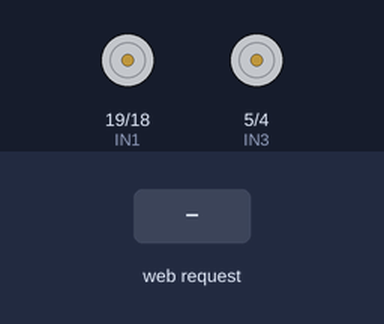
Bench run of a sketch on a simulated ESP32. Shown: motor-driver pin pairs drawn as motors (green arrow = first pin HIGH = forward, orange = second pin HIGH = backward, longer = more drive, scaled by the enable pin). The test bench sets the inputs (shaded band). WiFi joins after 1.5 s; servers stay silent unless stated; what the sketch prints to the serial monitor is not drawn.

Above: at 2.7 s.
2.8 s: HTTP request GET /forward received
At 3.7 s:
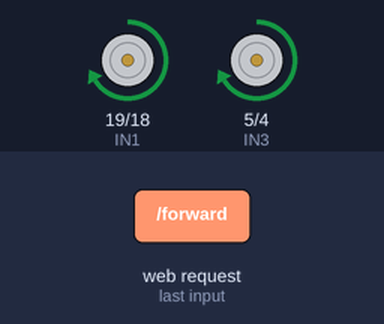
4.3 s: HTTP request GET /backward received
At 4.8 s:
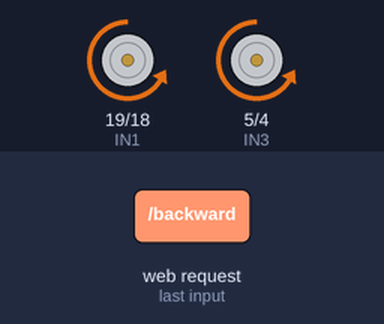
5.8 s: HTTP request GET /left received
At 7.0 s:
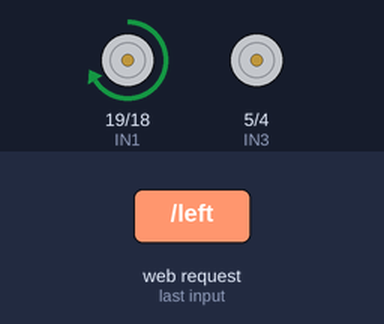
7.3 s: HTTP request GET /right received
At 8.3 s:
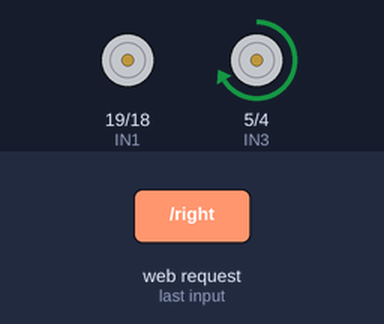
Timing chart, 0 to 9.8 s (numbered marks = the images above; inputs shaded):
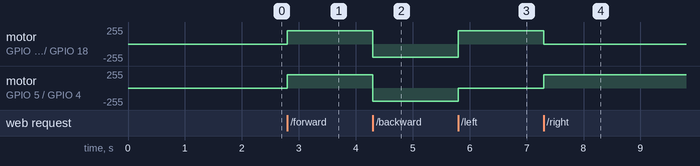

Measured:
- after the input at 2.8 s, motor on GPIO 19 (IN1) / GPIO 18 (IN2), motor on GPIO 5 (IN3) / GPIO 4 (IN4): stopped → forward 200/255 at once
- after the input at 4.3 s, motor on GPIO 19 (IN1) / GPIO 18 (IN2), motor on GPIO 5 (IN3) / GPIO 4 (IN4): forward 200/255 → backward 200/255 at once
- after the input at 5.8 s, motor on GPIO 19 (IN1) / GPIO 18 (IN2): backward 200/255 → forward 200/255 at once; motor on GPIO 5 (IN3) / GPIO 4 (IN4): backward 200/255 → stopped at once
- after the input at 7.3 s, motor on GPIO 19 (IN1) / GPIO 18 (IN2): forward 200/255 → stopped at once; motor on GPIO 5 (IN3) / GPIO 4 (IN4): stopped → forward 200/255 at once

The sketch:

esp32_code.ino
```cpp
#include <WiFi.h>
#include <WebServer.h>

const char* ssid = "vivo22";
const char* password = "bunny2002";

// Motor control pins for L298N - MATCHING YOUR ESP32 PINS
const int IN1 = 19;    // D19 - Right motors FORWARD
const int IN2 = 18;    // D18 - Right motors BACKWARD
const int IN3 = 5;     // D5  - Left motors FORWARD
const int IN4 = 4;     // D4  - Left motors BACKWARD
const int ENA = 21;    // D21 - Right motors SPEED (PWM)
const int ENB = 22;    // D22 - Left motors SPEED (PWM)

const int motorSpeed = 200;  // PWM speed (0-255)

WebServer server(80);

void setup() {
  Serial.begin(115200);

  // Set motor control pins as outputs
  pinMode(IN1, OUTPUT);
  pinMode(IN2, OUTPUT);
  pinMode(IN3, OUTPUT);
  pinMode(IN4, OUTPUT);
  pinMode(ENA, OUTPUT);
  pinMode(ENB, OUTPUT);

  // Initialize motors stopped
  stopMotors();

  // Connect to Wi-Fi
  Serial.println();
  Serial.print("Connecting to ");
  Serial.println(ssid);
  WiFi.begin(ssid, password);
  while (WiFi.status() != WL_CONNECTED) {
    delay(500);
    Serial.print(".");
  }
  Serial.println("");
  Serial.println("WiFi connected");
  Serial.println("IP address: ");
  Serial.println(WiFi.localIP());

  // Server routing
  server.on("/", handleRoot);
  server.on("/forward", handleForward);
  server.on("/backward", handleBackward);
  server.on("/left", handleLeft);
  server.on("/right", handleRight);
  server.on("/stop", handleStop);
  server.begin();

  Serial.println("HTTP server started");
}

void loop() {
  server.handleClient();
}

void stopMotors() {
  digitalWrite(IN1, LOW);
  digitalWrite(IN2, LOW);
  digitalWrite(IN3, LOW);
  digitalWrite(IN4, LOW);
  analogWrite(ENA, 0);
  analogWrite(ENB, 0);
}

void handleRoot() {
  String html = R"rawliteral(
  <!DOCTYPE html>
  <html>
  <head>
    <meta name="viewport" content="width=device-width, initial-scale=1">
    <title>4WD Car Control</title>
    <style>
      body {
        font-family: Arial, sans-serif;
        text-align: center;
        margin: 50px;
        background-color: #f0f0f0;
      }
      h1 { color: #333; }
      .control-container {
        display: grid;
        grid-template-columns: repeat(3, 1fr);
        gap: 10px;
        max-width: 300px;
        margin: 0 auto;
      }
      button {
        padding: 20px;
        font-size: 18px;
        border: none;
        border-radius: 10px;
        cursor: pointer;
        transition: background-color 0.3s;
      }
      .forward {
        grid-column: 2;
        background-color: #4CAF50;
        color: white;
      }
      .backward {
        grid-column: 2;
        background-color: #2196F3;
        color: white;
      }
      .left {
        background-color: #FF9800;
        color: white;
      }
      .right {
        background-color: #FF9800;
        color: white;
      }
      .stop {
        grid-column: 2;
        background-color: #f44336;
        color: white;
        padding: 25px;
      }
      button:hover { opacity: 0.8; }
    </style>
  </head>
  <body>
    <h1>🚗 4WD Car Control</h1>
    <div class="control-container">
      <button class="forward" onclick="controlCar('forward')">↑ FORWARD</button>
      <button class="left" onclick="controlCar('left')">← LEFT</button>
      <button class="stop" onclick="controlCar('stop')">STOP</button>
      <button class="right" onclick="controlCar('right')">RIGHT →</button>
      <button class="backward" onclick="controlCar('backward')">↓ BACKWARD</button>
    </div>
    <script>
      function controlCar(direction) {
        fetch('/' + direction)
          .then(response => console.log(direction + ' command sent'))
          .catch(error => console.error('Error:', error));
      }
    </script>
  </body>
  </html>
  )rawliteral";

  server.send(200, "text/html", html);
}

void handleForward() {
  Serial.println("Moving FORWARD");
  // Both sides forward
  digitalWrite(IN1, HIGH);  // Right forward
  digitalWrite(IN2, LOW);
  digitalWrite(IN3, HIGH);  // Left forward
  digitalWrite(IN4, LOW);
  analogWrite(ENA, motorSpeed);
  analogWrite(ENB, motorSpeed);
  server.send(200, "text/plain", "Forward");
}

void handleBackward() {
  Serial.println("Moving BACKWARD");
  // Both sides backward
  digitalWrite(IN1, LOW);
  digitalWrite(IN2, HIGH);  // Right backward
  digitalWrite(IN3, LOW);
  digitalWrite(IN4, HIGH);  // Left backward
  analogWrite(ENA, motorSpeed);
  analogWrite(ENB, motorSpeed);
  server.send(200, "text/plain", "Backward");
}

void handleLeft() {
  Serial.println("Turning LEFT");
  // Right side forward, left side stopped
  digitalWrite(IN1, HIGH);  // Right forward
  digitalWrite(IN2, LOW);
  digitalWrite(IN3, LOW);   // Left stopped
  digitalWrite(IN4, LOW);
  analogWrite(ENA, motorSpeed);
  analogWrite(ENB, 0);
  server.send(200, "text/plain", "Left");
}

void handleRight() {
  Serial.println("Turning RIGHT");
  // Left side forward, right side stopped
  digitalWrite(IN1, LOW);   // Right stopped
  digitalWrite(IN2, LOW);
  digitalWrite(IN3, HIGH);  // Left forward
  digitalWrite(IN4, LOW);
  analogWrite(ENA, 0);
  analogWrite(ENB, motorSpeed);
  server.send(200, "text/plain", "Right");
}

void handleStop() {
  Serial.println("STOPPING");
  stopMotors();
  server.send(200, "text/plain", "Stop");
}
```
